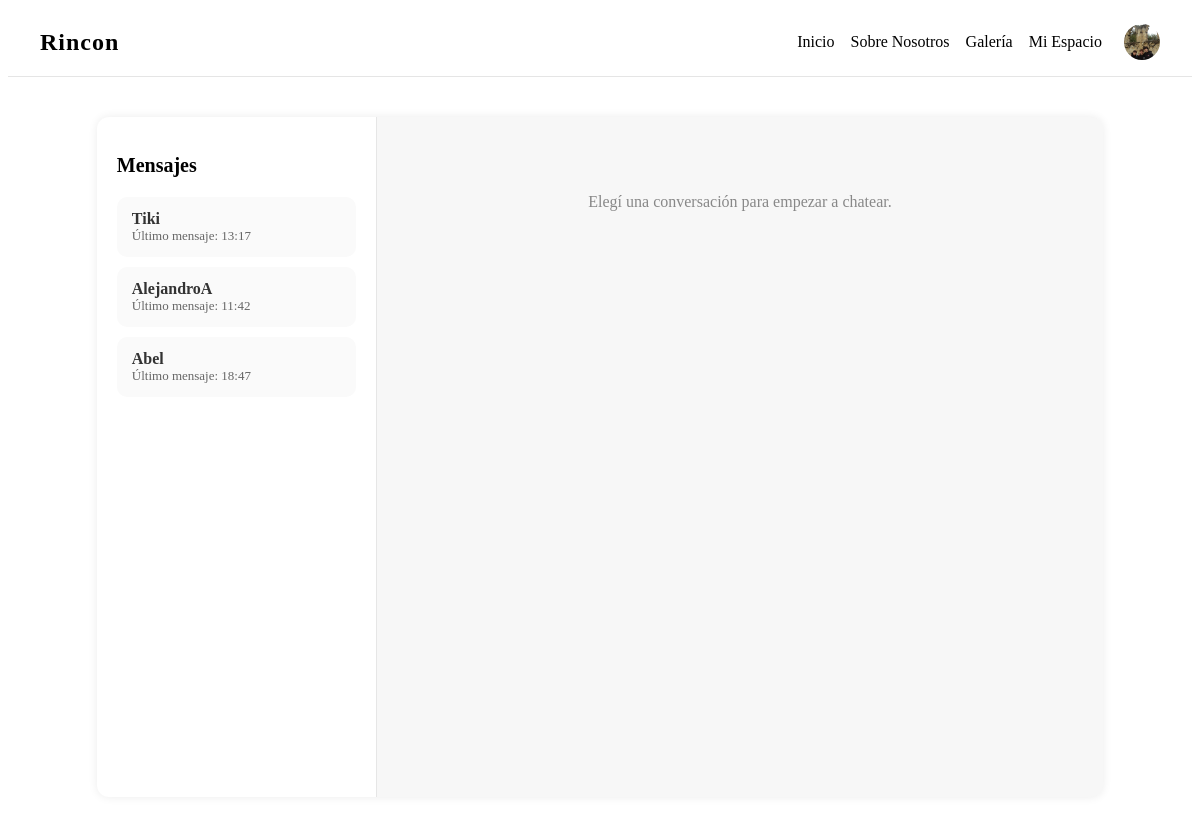
Page /mensajeria/ (signed in) on the committed database.
### cuentas/models.py (models this page shows)
class Usuario(AbstractUser):
    imagen_perfil = models.ImageField(
        upload_to='perfiles/',
        default='default.jpg',
        blank=True,
        null=True
    )

### mensajeria/models.py (models this page shows, shortened)
class Conversacion(models.Model):
    cliente = models.ForeignKey(
        settings.AUTH_USER_MODEL,
        on_delete=models.CASCADE,
        related_name='conversaciones_cliente'
    )
    admin = models.ForeignKey(
        settings.AUTH_USER_MODEL,
        on_delete=models.CASCADE,
        related_name='conversaciones_admin'
    )
    actualizado = models.DateTimeField(auto_now=True)

### mensajeria/views.py (the view, shortened to what this page needs)
# urls.py: path('mensajeria/', include('mensajeria.urls')),
@login_required
def mensajeria(request, conversacion_id=None):
    user = request.user
    if user.is_staff:
        conversaciones = Conversacion.objects.all().order_by('-actualizado')
    else:
        conversaciones = Conversacion.objects.filter(cliente=user)
    if not user.is_staff and not conversaciones.exists():
        admin = User.objects.filter(is_staff=True).first()
        if admin:
            Conversacion.objects.create(cliente=user, admin=admin)
        conversaciones = Conversacion.objects.filter(cliente=user)
    conversacion_activa = None
    if conversacion_id:
        conversacion_activa = get_object_or_404(Conversacion, id=conversacion_id)
    return render(request, 'mensajeria/chat.html', {
        "conversaciones": conversaciones,
        "conversacion_activa": conversacion_activa
    })

### mensajeria/templates/mensajeria/chat.html
{% load static %}
<link rel="stylesheet" href="{% static 'mensajeria/css/chat.css' %}">
{% include "website/navbar.html" %}
<div class="chat-container">
    <div class="chat-sidebar">
        <h2>Mensajes</h2>
        {% if conversaciones %}
            {% for conv in conversaciones %}
                <a href="{% url 'mensajeria' conv.id %}"
                   class="chat-item {% if conversacion_activa and conv.id == conversacion_activa.id %}activo{% endif %}">
                    <div class="chat-item-header">
                        {% if user.is_staff %}
                            <strong>{{ conv.cliente.username }}</strong>
                        {% else %}
                            <strong>Administrador</strong>
                        {% endif %}
                    </div>
                    <div class="chat-item-sub">
                        Último mensaje: {{ conv.actualizado|date:"H:i" }}
                    </div>
                </a>
            {% endfor %}
        {% else %}
            <p class="no-chats">No tenés conversaciones aún.</p>
        {% endif %}
    </div>
    <div class="chat-main">
        {% if conversacion_activa %}
            <div class="chat-header">
                {% if user.is_staff %}
                    Chateando con <strong>{{ conversacion_activa.cliente.username }}</strong>
                {% else %}
                    Chateando con <strong>{{ conversacion_activa.admin.username }}</strong>
                {% endif %}
            </div>
            <div class="chat-messages">
                {% for mensaje in conversacion_activa.mensajes.all %}
                    <div class="mensaje-bubble {% if mensaje.remitente == user %}propio{% else %}otro{% endif %}">
                        <p>{{ mensaje.contenido }}</p>
                        <span class="hora">{{ mensaje.fecha|date:"H:i" }}</span>
                    </div>
                {% endfor %}
            </div>
            <form method="POST" class="chat-form">
                {% csrf_token %}
                <input type="text" name="mensaje" placeholder="Escribe un mensaje..." required>
                <button type="submit">Enviar</button>
            </form>
        {% else %}
            <div class="sin-chat">
                <p>Elegí una conversación para empezar a chatear.</p>
            </div>
        {% endif %}
    </div>
</div>

### website/templates/website/navbar.html
{% load static %}
<link rel="stylesheet" href="{% static 'website/css/navbar_0.01.css' %}">
<header class="navbar">
    <h1 class="logo">Rincon</h1>
    <nav>
        <a href="{% url 'base' %}">Inicio</a>
        <a href="#sobre">Sobre Nosotros</a>
        <a href="{% url 'lista_proyectos' %}">Galería</a>
        {% if user.is_authenticated %}
            <a href="{% url 'perfil' %}" class="nav-link">Mi Espacio</a>
            <img src="{{ user.imagen_perfil.url }}"
                 class="foto-perfil"
                 alt="Foto de perfil">
        {% else %}
            <a href="{% url 'cuentas:registro' %}">Registrarse</a>
            <a href="{% url 'cuentas:login' %}">Iniciar sesión</a>
        {% endif %}
    </nav>
</header>

### mensajeria/static/mensajeria/css/chat.css (style rules this page uses)
.chat-container { display: grid; grid-template-columns: 280px 1fr; height: 85vh; background: #f7f7f7; border-radius: 12px; overflow: hidden; box-shadow: 0 0 10px rgba(0,0,0,0.08); margin: 40px auto; width: 85%; max-width: 1400px; }
.chat-sidebar { background: #ffffff; padding: 20px; border-right: 1px solid #e6e6e6; overflow-y: auto; }
.chat-sidebar h2 { margin-bottom: 20px; font-size: 20px; font-weight: 600; }
.chat-item { display: block; padding: 12px 14px; margin-bottom: 10px; border-radius: 10px; background: #fafafa; text-decoration: none; color: #333; border: 1px solid transparent; }
.chat-item-header { font-weight: 600; }
.chat-item-sub { font-size: 13px; color: #666; }
.chat-main { display: flex; flex-direction: column; height: 100%; }
.sin-chat { padding: 20px; text-align: center; color: #888; margin-top: 40px; }

### website/static/website/css/navbar_0.01.css (style rules this page uses)
.navbar { display: flex; justify-content: space-between; align-items: center; padding: 1rem 2rem; background: var(--surface, #fff); border-bottom: 1px solid var(--border, #e5e5e5); position: sticky; top: 0; z-index: 100; }
.logo { font-size: 1.5rem; font-weight: 600; letter-spacing: 1px; margin: 0; }
.navbar nav { display: flex; gap: 1rem; align-items: center; }
.navbar nav a.nav-link { margin-left: 0; text-decoration: none; color: var(--text); }
.foto-perfil { width: 36px; height: 36px; border-radius: 50%; object-fit: cover; display: inline-block; vertical-align: middle; margin-left: 6px; }
.navbar nav a { margin-left: 0; text-decoration: none; color: var(--text); transition: color 0.15s ease; }

### rows in the picture
Usuario: imagen_perfil (picture)
Conversacion: cliente.username "Tiki", actualizado "13:17"
Conversacion: cliente.username "AlejandroA", actualizado "11:42"
Conversacion: cliente.username "Abel", actualizado "18:47"
